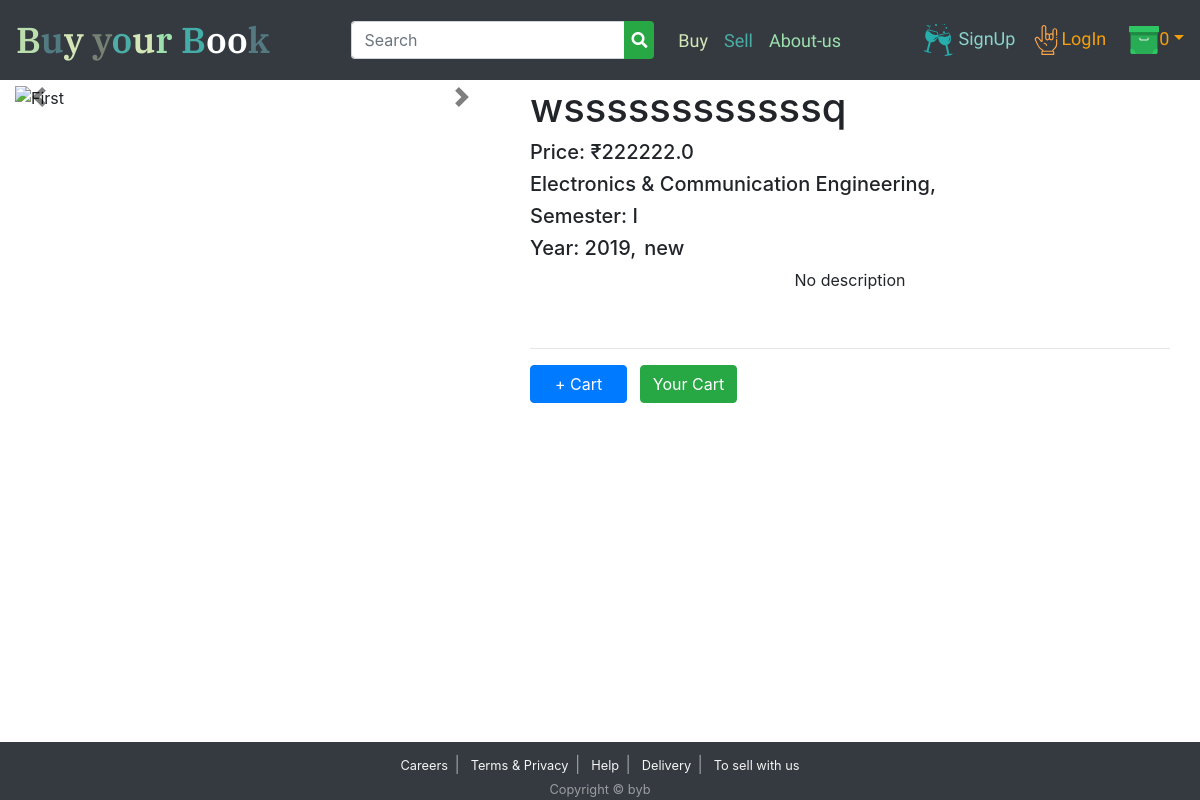
The page /product/detail/26 on the database as committed earlier.
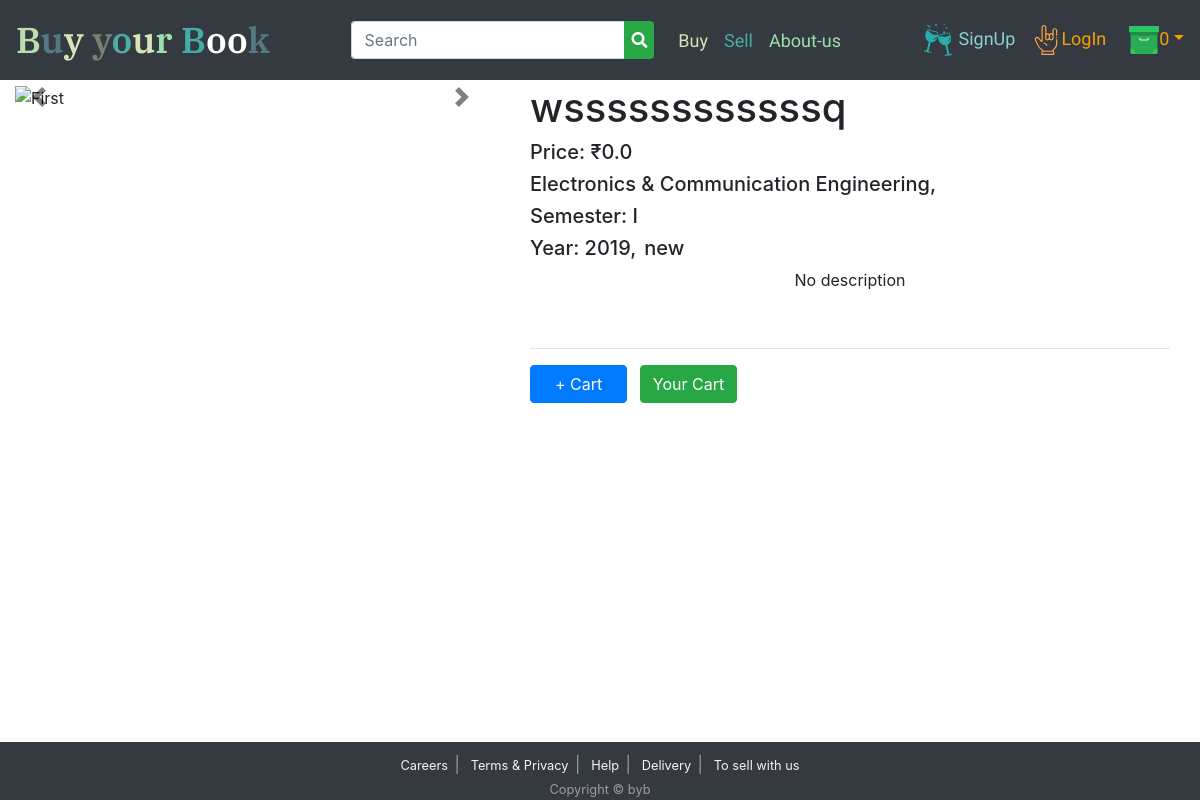
The same page on the database as committed later.
### product/models.py (models this page shows, shortened)
class Product(models.Model):
    image_url = models.CharField(max_length=2000)
    image_url1 = models.CharField(max_length=2000, blank=True, null=True)
    image_url2= models.CharField(max_length=2000, blank=True, null=True)
    price = models.FloatField()
    price_toshow = models.FloatField(null=True, blank=True)
    stock = models.IntegerField()
    book_name = models.CharField(max_length=255)
    status_new = models.BooleanField(default=True)
    year_of_book = models.SmallIntegerField( choices=year_choices, default=current_year)
    semester = models.CharField(choices=sem_choice, default='I',max_length=11)
    branch = models.ForeignKey(branch, on_delete=models.CASCADE)
    description = models.CharField(max_length=1000, null=True, blank=True)

### theFirst/models.py (models this page shows)
class branch(models.Model):
    branches = models.CharField(max_length=100)
    def __str__(self):
        return self.branches

### product/views.py (the view)
# urls.py: path('detail/<str:pk>', views.ProductDetailView.as_view(), name='productDetail'),
class ProductDetailView(DetailView):
    model = Product
    template_name = 'product/product_detail.html'
    def get_context_data(self, **kwargs):
        context = super().get_context_data(**kwargs)
        if self.request.user.is_authenticated:
            context['cart_listId'] = OrderItem.objects.filter(user=self.request.user, is_ordered=False).values_list('product_id',flat=True)
        else:
            context['cart_listId']=OrderItem.objects.none()
        return context

### cart/context_processors.py (called while the page is built)
def number_of_item_in_cart(request):
    if request.user.is_authenticated:
        return {
            'items_inCart':OrderItem.objects.filter(user=request.user, is_ordered=False).count(),}
    else:
        return {'items_inCart':0,}

### templates/product/product_detail.html (shortened to what this page needs)
{% extends 'base.html' %}
{% load static %}
{% block content %}
<div class="container-fluid">
    <div class="row">
    <div class="col-sm-5 col-12">
    <div id="demo" class="carousel slide" data-ride="carousel">
            <ul class="carousel-indicators">
            </ul>
            <div class="carousel-inner">
                <div class="carousel-item active">
                </div>
            </div>
            <a class="carousel-control-prev" href="#demo" data-slide="prev">
                <span class="carousel-control-prev-icon"></span>
            </a>
            <a class="carousel-control-next" href="#demo" data-slide="next">
                <span class="carousel-control-next-icon"></span>
            </a>
            </div>
    </div>
    <div class="col-sm-7 col-12">
        <div class="container  ">
        <h1>{{object.book_name}}</h1>
        <div class="form-inline ">
        <h5>Price: &#x20B9;{{object.price}}</h5>
            </div>
        <h5>{{object.branch}},</h5>
        <h5>Semester: {{object.semester}}</h5>
    <div class="form-inline ">
        <h5>Year: {{object.year_of_book}},</h5>
        <h5 class="px-2">{% if object.status_new %}new{% else %}used{% endif %}</h5>
    </div>
        <p class="text-center">{% if object.description %}{{object.description}} {% else %}No description {% endif %} </p><br><hr>
            {% if object.stock %}
                    {% if object.id in cart_listId %}
                        <input href="#" id="cBtn{{object.id}}" type="button"  class="btn btn-primary px-4" value="Added">
                        {% else %}
                          <button href="#" id="cBtn{{object.id}}" role="button" onclick="onClicked_Add({{object.id}}); this.disabled=true;" class="btn btn-primary px-4" >+ Cart</button>
                    {% endif %}
            {% else %}
                <input href="#" id="cBtn" disabled type="button" class="btn btn-danger px-4" value="Sold">
            {% endif %}
        <a href="{% url 'cart:yo'%}" id="cart"  role="button" class="btn btn-success mx-2" >Your Cart</a>
    </div>
    </div>
</div>
</div>
{% endblock content %}

Rows that differ between the two databases and show on the page:
changed Product "wssssssssssssq": price "222222.0" → "0.0"
